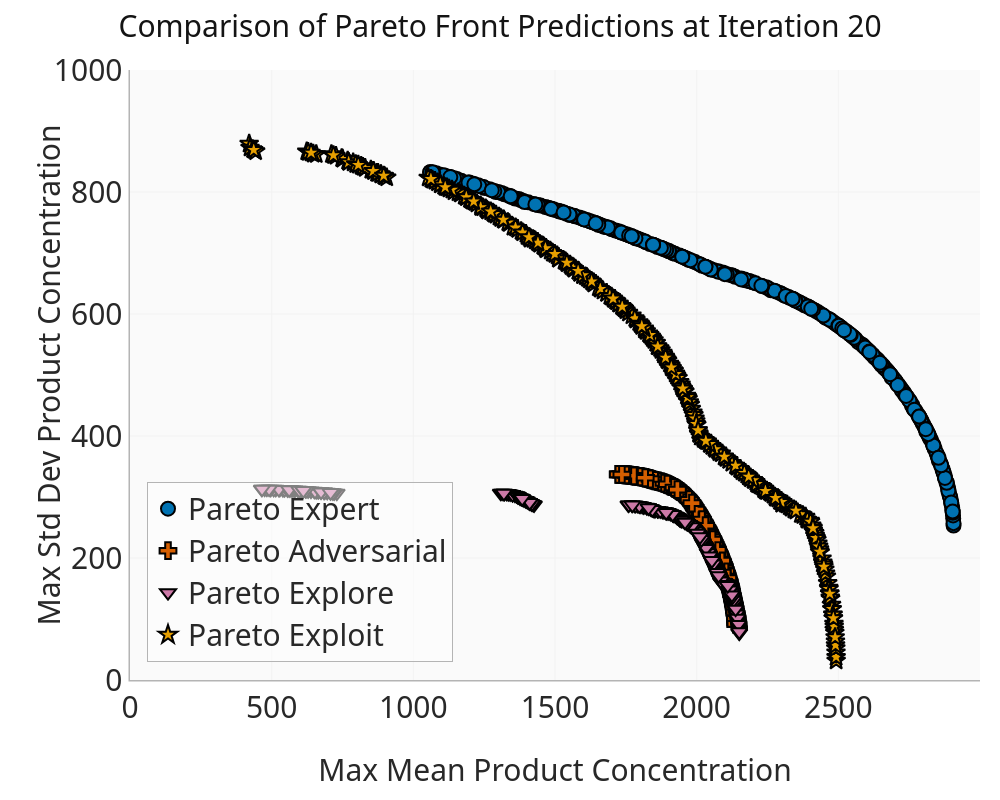

Notebook code cell kept with this figure:
### Code cell
fig = plot_pareto_fronts("Iteration_020")
fig.write_image(f"{PDF_FOLDER}/pareto_fronts_pfgs_020.pdf")

fig.show()

### Figure 1 — Plotly figure (JSON) as saved in the notebook; plotly's stock layout.template omitted (floating-point values rounded to 4 significant figures; data arrays with more than 128 entries replaced by an {"elided": "..."} marker saying what was removed)
{"data": [{"marker": {"color": "#0072B2", "line": {"color": "black", "width": 2}, "size": 14, "symbol": "circle"}, "mode": "markers", "name": "Pareto Expert", "type": "scatter", "x": {"elided": "300 float values"}, "y": {"elided": "300 float values"}}, {"marker": {"color": "#D55E00", "line": {"color": "black", "width": 2}, "size": 14, "symbol": "cross"}, "mode": "markers", "name": "Pareto Adversarial", "type": "scatter", "x": {"elided": "300 float values"}, "y": {"elided": "300 float values"}}, {"marker": {"color": "#CC79A7", "line": {"color": "black", "width": 2}, "size": 14, "symbol": "triangle-down"}, "mode": "markers", "name": "Pareto Explore", "type": "scatter", "x": {"elided": "300 float values"}, "y": {"elided": "300 float values"}}, {"marker": {"color": "#E69F00", "line": {"color": "black", "width": 2}, "size": 14, "symbol": "star"}, "mode": "markers", "name": "Pareto Exploit", "type": "scatter", "x": {"elided": "300 float values"}, "y": {"elided": "300 float values"}}], "layout": {"font": {"size": 30}, "height": 800, "legend": {"bgcolor": "rgba(255,255,255,0.5)", "font": {"size": 30}, "x": 0.02, "xanchor": "left", "y": 0.03, "yanchor": "bottom"}, "margin": {"b": 120, "l": 130, "r": 20, "t": 70}, "title": {"font": {"size": 30}, "text": "Comparison of Pareto Front Predictions at Iteration 20"}, "width": 1000, "xaxis": {"range": [0, 3000], "tickfont": {"size": 30}, "title": {"font": {"size": 30}, "text": "Max Mean Product Concentration"}}, "yaxis": {"range": [0, 1000], "tickfont": {"size": 30}, "title": {"font": {"size": 30}, "text": "Max Std Dev Product Concentration"}}}}
